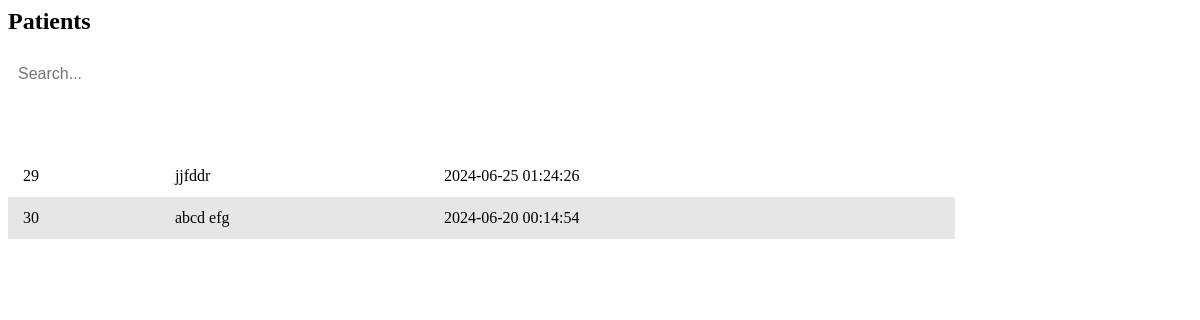
/doctor/patients.php (signed in), run on an earlier commit of the app's database.
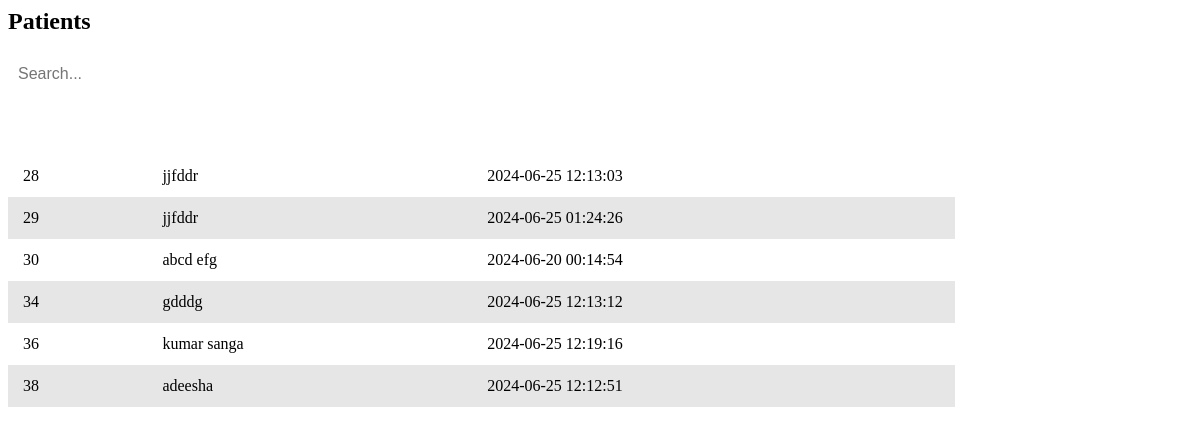
And on a later commit of the database.
### tables this page shows
CREATE TABLE IF NOT EXISTS `patients_details` (
  `id` int NOT NULL AUTO_INCREMENT,
  `patients_id` int DEFAULT NULL,
  `age` int DEFAULT NULL,
  `reception_id` varchar(50) DEFAULT NULL,
  `symptoms` text,
  `medical_report` text,
  `Prescriptions` text,
  `Prescriptions_date` datetime DEFAULT NULL,
  `doctor_id` varchar(50) DEFAULT NULL,
  `symptoms_date` datetime DEFAULT NULL,
  `medicine_status` varchar(50) DEFAULT 'pending',
  PRIMARY KEY (`id`),
  KEY `FK_patients_details_register_patients` (`patients_id`),
  KEY `FK_patients_details_register_reception` (`reception_id`),
  KEY `FK_patients_details_registered_doctor` (`doctor_id`),
  CONSTRAINT `FK_patients_details_register_patients` FOREIGN KEY (`patients_id`) REFERENCES `registered_patients` (`p_id`),
  CONSTRAINT `FK_patients_details_register_reception` FOREIGN KEY (`reception_id`) REFERENCES `registered_reception` (`id_num`),
  CONSTRAINT `FK_patients_details_registered_doctor` FOREIGN KEY (`doctor_id`) REFERENCES `registered_doctor` (`id_num`)
);

CREATE TABLE IF NOT EXISTS `registered_patients` (
  `p_id` int NOT NULL AUTO_INCREMENT,
  `name` varchar(50) DEFAULT NULL,
  `mobile` varchar(12) DEFAULT NULL,
  `email` varchar(50) DEFAULT NULL,
  `id_num` varchar(20) DEFAULT NULL,
  `address` text,
  `age` int DEFAULT NULL,
  `register_date` datetime DEFAULT NULL,
  `reception_id` varchar(50) DEFAULT NULL,
  PRIMARY KEY (`p_id`),
  KEY `FK_register_patients_register_reception` (`reception_id`),
  CONSTRAINT `FK_register_patients_register_reception` FOREIGN KEY (`reception_id`) REFERENCES `registered_reception` (`id_num`)
);

### connection.php (called while the page is built, shortened)
<?php
class Database
{
    public static $connection;
    public static function SetUpConnection()
    {
        if (!isset(Database::$connection)) {
            Database::$connection = new mysqli("localhost", "root", "Chalithac*#3031", "healthcare", "3306");
        }
    }
    public static function search($q)
    {
        return Database::$connection->query($q);
    }
}

### doctor/patients.php (the view, shortened to what this page needs)
<head>
</head>
<h2 class="content-title">Patients</h2>
<input type="text" id="searchBar" placeholder="Search..." onkeyup="filterTable()">
<table id="dataTable">
    <thead>
        <tr>
            <th>ID</th>
            <th>Name</th>
            <th>Checked Date</th>
        </tr>
    </thead>
    <tbody>
        <?php
        require_once "../connection.php";
        $docresSet = Database::search("SELECT * FROM `patients_details` INNER JOIN `registered_patients` ON `registered_patients`.`p_id` = `patients_details`.`patients_id` WHERE `patients_details`.`doctor_id` = '" . $_SESSION["idnum"] . "'");
        $numr = $docresSet->num_rows;
        if ($numr > 0) {
            while ($docRes = $docresSet->fetch_assoc()) {
                $recordId = $docRes["id"];
        ?>
                <tr onclick="showPopup('details-popup-<?php echo $recordId; ?>')">
                    <td ><?php echo $docRes["id"] ?></td>
                    <td><?php echo $docRes["name"] ?></td>
                    <td><?php echo $docRes["Prescriptions_date"] ?></td>
                </tr>
        <?php
            }
        }
        ?>
    </tbody>
</table>

What changed in the data, as far as the page shows it:
now on this page (row edited): patients_details: id "28", patients.name "jjfddr", Prescriptions_date "2024-06-25 12:13:03"
now on this page (row edited): patients_details: id "34", patients.name "gdddg", Prescriptions_date "2024-06-25 12:13:12"
now on this page (row edited): patients_details: id "36", patients.name "kumar sanga", Prescriptions_date "2024-06-25 12:19:16"
now on this page (row edited): patients_details: id "38", patients.name "adeesha", Prescriptions_date "2024-06-25 12:12:51"
